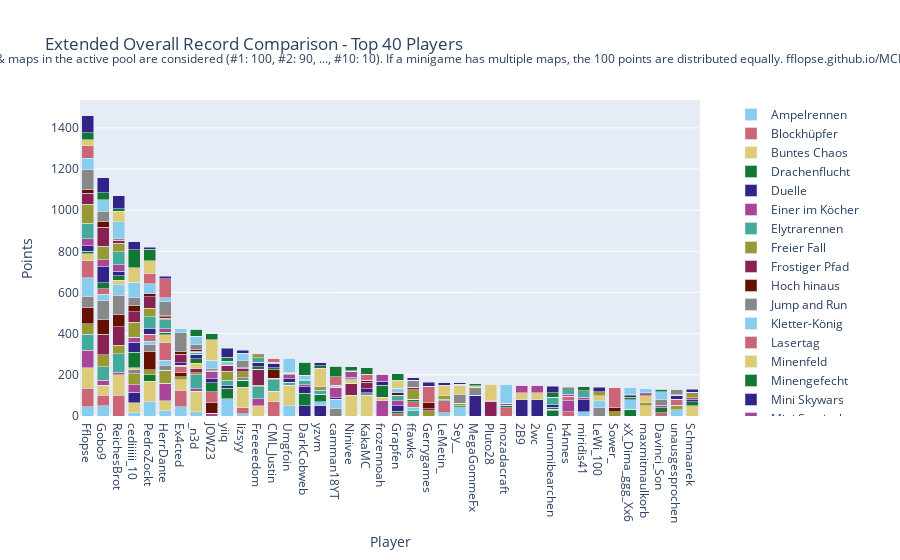

Notebook source saved alongside this figure:
### Code cell
import plotly.graph_objects as go

# Sum all columns to get the total score
outDf['Total'] = outDf.sum(axis=1)

# Sort by total score and fill N/A values with 0
outDf = outDf.sort_values(by='Total', ascending=False).fillna(0)

# Crop to top 10 players
cropDf = outDf.head(40).copy()

# Drop the 'Total' column for plotting
cropDf = cropDf.drop(columns=['Total'])

# Create a color palette
color_palette = px.colors.qualitative.Safe

# Create the stacked bar plot
fig = go.Figure()

for column in cropDf.columns.difference(['Player']):
    fig.add_trace(go.Bar(
        x=cropDf.index,
        y=cropDf[column],
        name=column,
        marker_color=color_palette[len(fig.data) % len(color_palette)]
    ))

# Update layout
fig.update_layout(
    barmode='stack',
    title='Extended Overall Record Comparison - Top 40 Players',
    xaxis=dict(title='Player'),
    yaxis=dict(title='Points'),
    #height=800,
    #width=1000,
    legend=dict(
        x=1.05,
        y=0.5,
        traceorder='normal',
        font=dict(size=12),
        bgcolor='rgba(255, 255, 255, 0)',
        bordercolor='rgba(0, 0, 0, 0)'
    ),
    margin=dict(r=200),  # Adjust right margin to make room for the legend
    annotations=[
        dict(
            x=0.5,
            y=1.1635,
            xref='paper',
            yref='paper',
            text='Max 100 points per minigame. Records #1 through #10 of games & maps in the active pool are considered (#1: 100, #2: 90, ..., #10: 10). If a minigame has multiple maps, the 100 points are distributed equally. fflopse.github.io/MCP-Records/data-analysis/global-ranking.ipynb',
            showarrow=False,
            font=dict(size=12),
            xanchor='center'
        )
    ]
)

fig.show()

# save the plot as an html file

fig.write_html('out/ext_overall_record_comparison.html')

### Figure 1 — Plotly figure (JSON) as saved in the notebook; plotly's stock layout.template omitted (floating-point values rounded to 4 significant figures)
{"data": [{"marker": {"color": "rgb(136, 204, 238)"}, "name": "Ampelrennen", "type": "bar", "x": ["Fflopse", "Gobo9", "ReichesBrot", "cediiiiii_10", "PedroZockt", "HerrDante", "Ex4cted", "_n3d", "JOW23", "yiiq", "lizsyy", "Freeeedom", "CML_Justin", "Umgfoin", "DarkCobweb", "yzvm", "camman18YT", "Ninivee", "KakaMC", "frozennoah", "Grapfen", "ffawks", "Gerrygames", "LeMetin_", "Sey__", "MegaGommeFx", "Pluto28", "mozadacraft", "2B9", "2wc", "Gummibearchen", "h4nnes", "miridis41", "LeWi_100", "Sower_", "xX_Dima_ggg_Xx6", "maxmitmaulkorb", "Davinci_Son", "unausgesprochen", "Schmaarek"], "y": [45, 50, 0, 15, 70, 25, 45, 20, 0, 0, 10, 0, 0, 50, 0, 0, 0, 0, 0, 0, 0, 0, 0, 15, 40, 0, 0, 0, 0, 0, 0, 0, 20, 0, 0, 0, 0, 0, 30, 0]}, {"marker": {"color": "rgb(204, 102, 119)"}, "name": "Blockhüpfer", "type": "bar", "x": ["Fflopse", "Gobo9", "ReichesBrot", "cediiiiii_10", "PedroZockt", "HerrDante", "Ex4cted", "_n3d", "JOW23", "yiiq", "lizsyy", "Freeeedom", "CML_Justin", "Umgfoin", "DarkCobweb", "yzvm", "camman18YT", "Ninivee", "KakaMC", "frozennoah", "Grapfen", "ffawks", "Gerrygames", "LeMetin_", "Sey__", "MegaGommeFx", "Pluto28", "mozadacraft", "2B9", "2wc", "Gummibearchen", "h4nnes", "miridis41", "LeWi_100", "Sower_", "xX_Dima_ggg_Xx6", "maxmitmaulkorb", "Davinci_Son", "unausgesprochen", "Schmaarek"], "y": [90, 50, 100, 0, 0, 0, 80, 0, 0, 0, 30, 0, 70, 0, 0, 0, 0, 0, 0, 0, 0, 0, 0, 60, 0, 0, 0, 40, 0, 0, 0, 20, 0, 0, 0, 0, 0, 0, 0, 0]}, {"marker": {"color": "rgb(221, 204, 119)"}, "name": "Buntes Chaos", "type": "bar", "x": ["Fflopse", "Gobo9", "ReichesBrot", "cediiiiii_10", "PedroZockt", "HerrDante", "Ex4cted", "_n3d", "JOW23", "yiiq", "lizsyy", "Freeeedom", "CML_Justin", "Umgfoin", "DarkCobweb", "yzvm", "camman18YT", "Ninivee", "KakaMC", "frozennoah", "Grapfen", "ffawks", "Gerrygames", "LeMetin_", "Sey__", "MegaGommeFx", "Pluto28", "mozadacraft", "2B9", "2wc", "Gummibearchen", "h4nnes", "miridis41", "LeWi_100", "Sower_", "xX_Dima_ggg_Xx6", "maxmitmaulkorb", "Davinci_Son", "unausgesprochen", "Schmaarek"], "y": [100, 50, 100, 50, 100, 50, 50, 100, 0, 0, 100, 50, 50, 100, 0, 0, 0, 100, 100, 0, 0, 0, 0, 0, 0, 0, 0, 0, 0, 0, 0, 0, 0, 0, 0, 0, 50, 0, 0, 50]}, {"marker": {"color": "rgb(17, 119, 51)"}, "name": "Drachenflucht", "type": "bar", "x": ["Fflopse", "Gobo9", "ReichesBrot", "cediiiiii_10", "PedroZockt", "HerrDante", "Ex4cted", "_n3d", "JOW23", "yiiq", "lizsyy", "Freeeedom", "CML_Justin", "Umgfoin", "DarkCobweb", "yzvm", "camman18YT", "Ninivee", "KakaMC", "frozennoah", "Grapfen", "ffawks", "Gerrygames", "LeMetin_", "Sey__", "MegaGommeFx", "Pluto28", "mozadacraft", "2B9", "2wc", "Gummibearchen", "h4nnes", "miridis41", "LeWi_100", "Sower_", "xX_Dima_ggg_Xx6", "maxmitmaulkorb", "Davinci_Son", "unausgesprochen", "Schmaarek"], "y": [0, 0, 0, 0, 30, 0, 0, 0, 0, 0, 33.33, 0, 0, 0, 0, 0, 0, 0, 0, 0, 0, 0, 0, 0, 0, 0, 0, 0, 0, 0, 26.67, 0, 0, 0, 0, 33.33, 0, 0, 0, 0]}, {"marker": {"color": "rgb(51, 34, 136)"}, "name": "Duelle", "type": "bar", "x": ["Fflopse", "Gobo9", "ReichesBrot", "cediiiiii_10", "PedroZockt", "HerrDante", "Ex4cted", "_n3d", "JOW23", "yiiq", "lizsyy", "Freeeedom", "CML_Justin", "Umgfoin", "DarkCobweb", "yzvm", "camman18YT", "Ninivee", "KakaMC", "frozennoah", "Grapfen", "ffawks", "Gerrygames", "LeMetin_", "Sey__", "MegaGommeFx", "Pluto28", "mozadacraft", "2B9", "2wc", "Gummibearchen", "h4nnes", "miridis41", "LeWi_100", "Sower_", "xX_Dima_ggg_Xx6", "maxmitmaulkorb", "Davinci_Son", "unausgesprochen", "Schmaarek"], "y": [0, 0, 0, 50, 0, 0, 0, 0, 0, 0, 0, 0, 0, 0, 50, 50, 0, 0, 0, 0, 0, 0, 0, 0, 0, 100, 0, 0, 80, 80, 0, 0, 60, 0, 0, 0, 0, 0, 0, 0]}, {"marker": {"color": "rgb(170, 68, 153)"}, "name": "Einer im Köcher", "type": "bar", "x": ["Fflopse", "Gobo9", "ReichesBrot", "cediiiiii_10", "PedroZockt", "HerrDante", "Ex4cted", "_n3d", "JOW23", "yiiq", "lizsyy", "Freeeedom", "CML_Justin", "Umgfoin", "DarkCobweb", "yzvm", "camman18YT", "Ninivee", "KakaMC", "frozennoah", "Grapfen", "ffawks", "Gerrygames", "LeMetin_", "Sey__", "MegaGommeFx", "Pluto28", "mozadacraft", "2B9", "2wc", "Gummibearchen", "h4nnes", "miridis41", "LeWi_100", "Sower_", "xX_Dima_ggg_Xx6", "maxmitmaulkorb", "Davinci_Son", "unausgesprochen", "Schmaarek"], "y": [83.33, 23.33, 13.33, 36.67, 0, 83.33, 0, 13.33, 13.33, 0, 0, 33.33, 0, 0, 0, 0, 0, 0, 0, 73.33, 0, 0, 0, 0, 0, 0, 0, 0, 0, 0, 6.667, 53.33, 0, 0, 0, 0, 0, 0, 0, 0]}, {"marker": {"color": "rgb(68, 170, 153)"}, "name": "Elytrarennen", "type": "bar", "x": ["Fflopse", "Gobo9", "ReichesBrot", "cediiiiii_10", "PedroZockt", "HerrDante", "Ex4cted", "_n3d", "JOW23", "yiiq", "lizsyy", "Freeeedom", "CML_Justin", "Umgfoin", "DarkCobweb", "yzvm", "camman18YT", "Ninivee", "KakaMC", "frozennoah", "Grapfen", "ffawks", "Gerrygames", "LeMetin_", "Sey__", "MegaGommeFx", "Pluto28", "mozadacraft", "2B9", "2wc", "Gummibearchen", "h4nnes", "miridis41", "LeWi_100", "Sower_", "xX_Dima_ggg_Xx6", "maxmitmaulkorb", "Davinci_Son", "unausgesprochen", "Schmaarek"], "y": [80, 66.67, 90, 0, 0, 0, 0, 66.67, 0, 0, 0, 60, 56.67, 13.33, 0, 0, 0, 0, 0, 0, 0, 26.67, 0, 6.667, 10, 0, 0, 0, 0, 0, 0, 0, 0, 0, 0, 0, 0, 0, 0, 0]}, {"marker": {"color": "rgb(153, 153, 51)"}, "name": "Freier Fall", "type": "bar", "x": ["Fflopse", "Gobo9", "ReichesBrot", "cediiiiii_10", "PedroZockt", "HerrDante", "Ex4cted", "_n3d", "JOW23", "yiiq", "lizsyy", "Freeeedom", "CML_Justin", "Umgfoin", "DarkCobweb", "yzvm", "camman18YT", "Ninivee", "KakaMC", "frozennoah", "Grapfen", "ffawks", "Gerrygames", "LeMetin_", "Sey__", "MegaGommeFx", "Pluto28", "mozadacraft", "2B9", "2wc", "Gummibearchen", "h4nnes", "miridis41", "LeWi_100", "Sower_", "xX_Dima_ggg_Xx6", "maxmitmaulkorb", "Davinci_Son", "unausgesprochen", "Schmaarek"], "y": [50, 57.5, 40, 52.5, 25, 65, 15, 10, 0, 0, 0, 5, 7.5, 0, 0, 0, 0, 0, 0, 0, 0, 0, 25, 17.5, 12.5, 0, 0, 0, 0, 0, 0, 0, 0, 0, 20, 0, 15, 0, 22.5, 0]}, {"marker": {"color": "rgb(136, 34, 85)"}, "name": "Frostiger Pfad", "type": "bar", "x": ["Fflopse", "Gobo9", "ReichesBrot", "cediiiiii_10", "PedroZockt", "HerrDante", "Ex4cted", "_n3d", "JOW23", "yiiq", "lizsyy", "Freeeedom", "CML_Justin", "Umgfoin", "DarkCobweb", "yzvm", "camman18YT", "Ninivee", "KakaMC", "frozennoah", "Grapfen", "ffawks", "Gerrygames", "LeMetin_", "Sey__", "MegaGommeFx", "Pluto28", "mozadacraft", "2B9", "2wc", "Gummibearchen", "h4nnes", "miridis41", "LeWi_100", "Sower_", "xX_Dima_ggg_Xx6", "maxmitmaulkorb", "Davinci_Son", "unausgesprochen", "Schmaarek"], "y": [0, 100, 90, 0, 0, 0, 0, 20, 0, 0, 0, 80, 0, 0, 0, 0, 0, 60, 0, 0, 0, 0, 0, 0, 0, 0, 70, 0, 0, 0, 0, 0, 0, 0, 0, 0, 0, 0, 0, 0]}, {"marker": {"color": "rgb(102, 17, 0)"}, "name": "Hoch hinaus", "type": "bar", "x": ["Fflopse", "Gobo9", "ReichesBrot", "cediiiiii_10", "PedroZockt", "HerrDante", "Ex4cted", "_n3d", "JOW23", "yiiq", "lizsyy", "Freeeedom", "CML_Justin", "Umgfoin", "DarkCobweb", "yzvm", "camman18YT", "Ninivee", "KakaMC", "frozennoah", "Grapfen", "ffawks", "Gerrygames", "LeMetin_", "Sey__", "MegaGommeFx", "Pluto28", "mozadacraft", "2B9", "2wc", "Gummibearchen", "h4nnes", "miridis41", "LeWi_100", "Sower_", "xX_Dima_ggg_Xx6", "maxmitmaulkorb", "Davinci_Son", "unausgesprochen", "Schmaarek"], "y": [80, 70, 60, 0, 90, 0, 20, 0, 50, 0, 0, 0, 40, 0, 0, 0, 0, 0, 0, 0, 0, 0, 0, 0, 0, 0, 0, 0, 0, 0, 0, 0, 0, 0, 0, 0, 0, 0, 0, 0]}, {"marker": {"color": "rgb(136, 136, 136)"}, "name": "Jump and Run", "type": "bar", "x": ["Fflopse", "Gobo9", "ReichesBrot", "cediiiiii_10", "PedroZockt", "HerrDante", "Ex4cted", "_n3d", "JOW23", "yiiq", "lizsyy", "Freeeedom", "CML_Justin", "Umgfoin", "DarkCobweb", "yzvm", "camman18YT", "Ninivee", "KakaMC", "frozennoah", "Grapfen", "ffawks", "Gerrygames", "LeMetin_", "Sey__", "MegaGommeFx", "Pluto28", "mozadacraft", "2B9", "2wc", "Gummibearchen", "h4nnes", "miridis41", "LeWi_100", "Sower_", "xX_Dima_ggg_Xx6", "maxmitmaulkorb", "Davinci_Son", "unausgesprochen", "Schmaarek"], "y": [53.33, 93.33, 93.33, 20, 33.33, 23.33, 0, 0, 0, 0, 13.33, 0, 0, 0, 0, 0, 36.67, 0, 13.33, 0, 0, 0, 0, 0, 40, 40, 0, 0, 0, 0, 0, 0, 0, 40, 0, 0, 0, 0, 0, 0]}, {"marker": {"color": "rgb(136, 204, 238)"}, "name": "Kletter-König", "type": "bar", "x": ["Fflopse", "Gobo9", "ReichesBrot", "cediiiiii_10", "PedroZockt", "HerrDante", "Ex4cted", "_n3d", "JOW23", "yiiq", "lizsyy", "Freeeedom", "CML_Justin", "Umgfoin", "DarkCobweb", "yzvm", "camman18YT", "Ninivee", "KakaMC", "frozennoah", "Grapfen", "ffawks", "Gerrygames", "LeMetin_", "Sey__", "MegaGommeFx", "Pluto28", "mozadacraft", "2B9", "2wc", "Gummibearchen", "h4nnes", "miridis41", "LeWi_100", "Sower_", "xX_Dima_ggg_Xx6", "maxmitmaulkorb", "Davinci_Son", "unausgesprochen", "Schmaarek"], "y": [90, 30, 50, 0, 15, 25, 0, 0, 0, 85, 0, 0, 0, 0, 0, 20, 45, 0, 0, 0, 0, 15, 0, 0, 0, 0, 0, 0, 0, 0, 0, 0, 0, 35, 0, 45, 0, 0, 0, 0]}, {"marker": {"color": "rgb(204, 102, 119)"}, "name": "Lasertag", "type": "bar", "x": ["Fflopse", "Gobo9", "ReichesBrot", "cediiiiii_10", "PedroZockt", "HerrDante", "Ex4cted", "_n3d", "JOW23", "yiiq", "lizsyy", "Freeeedom", "CML_Justin", "Umgfoin", "DarkCobweb", "yzvm", "camman18YT", "Ninivee", "KakaMC", "frozennoah", "Grapfen", "ffawks", "Gerrygames", "LeMetin_", "Sey__", "MegaGommeFx", "Pluto28", "mozadacraft", "2B9", "2wc", "Gummibearchen", "h4nnes", "miridis41", "LeWi_100", "Sower_", "xX_Dima_ggg_Xx6", "maxmitmaulkorb", "Davinci_Son", "unausgesprochen", "Schmaarek"], "y": [83.33, 26.67, 0, 0, 33.33, 83.33, 30, 0, 53.33, 0, 0, 0, 0, 0, 0, 0, 0, 0, 0, 0, 10, 26.67, 0, 0, 0, 0, 0, 0, 0, 0, 0, 23.33, 0, 0, 0, 0, 0, 16.67, 30, 0]}, {"marker": {"color": "rgb(221, 204, 119)"}, "name": "Minenfeld", "type": "bar", "x": ["Fflopse", "Gobo9", "ReichesBrot", "cediiiiii_10", "PedroZockt", "HerrDante", "Ex4cted", "_n3d", "JOW23", "yiiq", "lizsyy", "Freeeedom", "CML_Justin", "Umgfoin", "DarkCobweb", "yzvm", "camman18YT", "Ninivee", "KakaMC", "frozennoah", "Grapfen", "ffawks", "Gerrygames", "LeMetin_", "Sey__", "MegaGommeFx", "Pluto28", "mozadacraft", "2B9", "2wc", "Gummibearchen", "h4nnes", "miridis41", "LeWi_100", "Sower_", "xX_Dima_ggg_Xx6", "maxmitmaulkorb", "Davinci_Son", "unausgesprochen", "Schmaarek"], "y": [33.33, 0, 23.33, 10, 0, 40, 6.667, 26.67, 0, 0, 0, 0, 0, 0, 0, 0, 0, 20, 0, 16.67, 0, 0, 0, 46.67, 43.33, 6.667, 0, 0, 33.33, 33.33, 0, 0, 0, 23.33, 0, 0, 33.33, 0, 0, 0]}, {"marker": {"color": "rgb(17, 119, 51)"}, "name": "Minengefecht", "type": "bar", "x": ["Fflopse", "Gobo9", "ReichesBrot", "cediiiiii_10", "PedroZockt", "HerrDante", "Ex4cted", "_n3d", "JOW23", "yiiq", "lizsyy", "Freeeedom", "CML_Justin", "Umgfoin", "DarkCobweb", "yzvm", "camman18YT", "Ninivee", "KakaMC", "frozennoah", "Grapfen", "ffawks", "Gerrygames", "LeMetin_", "Sey__", "MegaGommeFx", "Pluto28", "mozadacraft", "2B9", "2wc", "Gummibearchen", "h4nnes", "miridis41", "LeWi_100", "Sower_", "xX_Dima_ggg_Xx6", "maxmitmaulkorb", "Davinci_Son", "unausgesprochen", "Schmaarek"], "y": [12.5, 30, 22.5, 75, 0, 12.5, 0, 22.5, 45, 50, 0, 10, 10, 0, 60, 35, 0, 0, 0, 60, 12.5, 12.5, 0, 0, 0, 12.5, 0, 12.5, 0, 0, 10, 0, 0, 0, 0, 12.5, 0, 22.5, 0, 20]}, {"marker": {"color": "rgb(51, 34, 136)"}, "name": "Mini Skywars", "type": "bar", "x": ["Fflopse", "Gobo9", "ReichesBrot", "cediiiiii_10", "PedroZockt", "HerrDante", "Ex4cted", "_n3d", "JOW23", "yiiq", "lizsyy", "Freeeedom", "CML_Justin", "Umgfoin", "DarkCobweb", "yzvm", "camman18YT", "Ninivee", "KakaMC", "frozennoah", "Grapfen", "ffawks", "Gerrygames", "LeMetin_", "Sey__", "MegaGommeFx", "Pluto28", "mozadacraft", "2B9", "2wc", "Gummibearchen", "h4nnes", "miridis41", "LeWi_100", "Sower_", "xX_Dima_ggg_Xx6", "maxmitmaulkorb", "Davinci_Son", "unausgesprochen", "Schmaarek"], "y": [26, 78, 20, 50, 28, 0, 12, 20, 20, 12, 0, 22, 20, 18, 32, 0, 8, 8, 20, 20, 28, 0, 0, 0, 0, 0, 0, 0, 0, 0, 12, 0, 0, 0, 0, 8, 0, 0, 18, 8]}, {"marker": {"color": "rgb(170, 68, 153)"}, "name": "Mini Survivalgames", "type": "bar", "x": ["Fflopse", "Gobo9", "ReichesBrot", "cediiiiii_10", "PedroZockt", "HerrDante", "Ex4cted", "_n3d", "JOW23", "yiiq", "lizsyy", "Freeeedom", "CML_Justin", "Umgfoin", "DarkCobweb", "yzvm", "camman18YT", "Ninivee", "KakaMC", "frozennoah", "Grapfen", "ffawks", "Gerrygames", "LeMetin_", "Sey__", "MegaGommeFx", "Pluto28", "mozadacraft", "2B9", "2wc", "Gummibearchen", "h4nnes", "miridis41", "LeWi_100", "Sower_", "xX_Dima_ggg_Xx6", "maxmitmaulkorb", "Davinci_Son", "unausgesprochen", "Schmaarek"], "y": [33.33, 33.33, 33.33, 23.33, 0, 16.67, 0, 0, 33.33, 0, 0, 0, 0, 20, 10, 0, 50, 30, 0, 33.33, 23.33, 0, 0, 0, 0, 0, 0, 10, 33.33, 33.33, 0, 10, 10, 0, 0, 0, 10, 10, 0, 10]}, {"marker": {"color": "rgb(68, 170, 153)"}, "name": "Paintball", "type": "bar", "x": ["Fflopse", "Gobo9", "ReichesBrot", "cediiiiii_10", "PedroZockt", "HerrDante", "Ex4cted", "_n3d", "JOW23", "yiiq", "lizsyy", "Freeeedom", "CML_Justin", "Umgfoin", "DarkCobweb", "yzvm", "camman18YT", "Ninivee", "KakaMC", "frozennoah", "Grapfen", "ffawks", "Gerrygames", "LeMetin_", "Sey__", "MegaGommeFx", "Pluto28", "mozadacraft", "2B9", "2wc", "Gummibearchen", "h4nnes", "miridis41", "LeWi_100", "Sower_", "xX_Dima_ggg_Xx6", "maxmitmaulkorb", "Davinci_Son", "unausgesprochen", "Schmaarek"], "y": [76.67, 0, 63.33, 0, 56.67, 43.33, 0, 10, 0, 26.67, 0, 23.33, 0, 0, 20, 20, 0, 0, 0, 0, 26.67, 0, 0, 0, 0, 0, 0, 0, 0, 0, 33.33, 26.67, 26.67, 0, 0, 0, 0, 0, 0, 0]}, {"marker": {"color": "rgb(153, 153, 51)"}, "name": "Pferderennen", "type": "bar", "x": ["Fflopse", "Gobo9", "ReichesBrot", "cediiiiii_10", "PedroZockt", "HerrDante", "Ex4cted", "_n3d", "JOW23", "yiiq", "lizsyy", "Freeeedom", "CML_Justin", "Umgfoin", "DarkCobweb", "yzvm", "camman18YT", "Ninivee", "KakaMC", "frozennoah", "Grapfen", "ffawks", "Gerrygames", "LeMetin_", "Sey__", "MegaGommeFx", "Pluto28", "mozadacraft", "2B9", "2wc", "Gummibearchen", "h4nnes", "miridis41", "LeWi_100", "Sower_", "xX_Dima_ggg_Xx6", "maxmitmaulkorb", "Davinci_Son", "unausgesprochen", "Schmaarek"], "y": [91.67, 66.67, 40, 73.33, 43.33, 6.667, 0, 0, 0, 45, 28.33, 15, 0, 6.667, 0, 13.33, 0, 0, 0, 0, 0, 46.67, 0, 0, 3.333, 0, 0, 0, 0, 0, 0, 0, 0, 20, 0, 0, 0, 0, 0, 20]}, {"marker": {"color": "rgb(136, 34, 85)"}, "name": "Replika", "type": "bar", "x": ["Fflopse", "Gobo9", "ReichesBrot", "cediiiiii_10", "PedroZockt", "HerrDante", "Ex4cted", "_n3d", "JOW23", "yiiq", "lizsyy", "Freeeedom", "CML_Justin", "Umgfoin", "DarkCobweb", "yzvm", "camman18YT", "Ninivee", "KakaMC", "frozennoah", "Grapfen", "ffawks", "Gerrygames", "LeMetin_", "Sey__", "MegaGommeFx", "Pluto28", "mozadacraft", "2B9", "2wc", "Gummibearchen", "h4nnes", "miridis41", "LeWi_100", "Sower_", "xX_Dima_ggg_Xx6", "maxmitmaulkorb", "Davinci_Son", "unausgesprochen", "Schmaarek"], "y": [54.17, 90.78, 12.62, 50.19, 56.02, 7.961, 41.84, 5.534, 2.524, 27.57, 17.28, 3.981, 3.301, 0, 1.65, 0, 4.854, 0, 31.07, 0.7767, 1.068, 11.65, 11.17, 0.1942, 0, 0.1942, 2.33, 0, 0, 0, 1.748, 0, 0, 0, 0, 0, 0, 0.2913, 0.1942, 0]}, {"marker": {"color": "rgb(102, 17, 0)"}, "name": "Sammelwahn", "type": "bar", "x": ["Fflopse", "Gobo9", "ReichesBrot", "cediiiiii_10", "PedroZockt", "HerrDante", "Ex4cted", "_n3d", "JOW23", "yiiq", "lizsyy", "Freeeedom", "CML_Justin", "Umgfoin", "DarkCobweb", "yzvm", "camman18YT", "Ninivee", "KakaMC", "frozennoah", "Grapfen", "ffawks", "Gerrygames", "LeMetin_", "Sey__", "MegaGommeFx", "Pluto28", "mozadacraft", "2B9", "2wc", "Gummibearchen", "h4nnes", "miridis41", "LeWi_100", "Sower_", "xX_Dima_ggg_Xx6", "maxmitmaulkorb", "Davinci_Son", "unausgesprochen", "Schmaarek"], "y": [19.07, 29.07, 2.791, 30, 12.79, 6.977, 14.42, 6.977, 2.326, 0, 3.953, 0.4651, 3.721, 5.349, 3.721, 3.023, 5.116, 1.628, 9.535, 2.326, 12.56, 1.628, 27.21, 3.721, 5.349, 0, 2.093, 0, 2.326, 2.326, 0, 4.186, 6.512, 0, 20.23, 3.953, 4.186, 3.023, 2.558, 6.977]}, {"marker": {"color": "rgb(136, 136, 136)"}, "name": "Schießstand", "type": "bar", "x": ["Fflopse", "Gobo9", "ReichesBrot", "cediiiiii_10", "PedroZockt", "HerrDante", "Ex4cted", "_n3d", "JOW23", "yiiq", "lizsyy", "Freeeedom", "CML_Justin", "Umgfoin", "DarkCobweb", "yzvm", "camman18YT", "Ninivee", "KakaMC", "frozennoah", "Grapfen", "ffawks", "Gerrygames", "LeMetin_", "Sey__", "MegaGommeFx", "Pluto28", "mozadacraft", "2B9", "2wc", "Gummibearchen", "h4nnes", "miridis41", "LeWi_100", "Sower_", "xX_Dima_ggg_Xx6", "maxmitmaulkorb", "Davinci_Son", "unausgesprochen", "Schmaarek"], "y": [96.67, 50, 10, 40, 0, 66.67, 90, 26.67, 10, 0, 33.33, 0, 0, 0, 0, 0, 0, 0, 0, 0, 0, 33.33, 0, 0, 0, 0, 0, 0, 0, 0, 0, 6.667, 0, 0, 0, 0, 0, 30, 26.67, 0]}, {"marker": {"color": "rgb(136, 204, 238)"}, "name": "Spleef", "type": "bar", "x": ["Fflopse", "Gobo9", "ReichesBrot", "cediiiiii_10", "PedroZockt", "HerrDante", "Ex4cted", "_n3d", "JOW23", "yiiq", "lizsyy", "Freeeedom", "CML_Justin", "Umgfoin", "DarkCobweb", "yzvm", "camman18YT", "Ninivee", "KakaMC", "frozennoah", "Grapfen", "ffawks", "Gerrygames", "LeMetin_", "Sey__", "MegaGommeFx", "Pluto28", "mozadacraft", "2B9", "2wc", "Gummibearchen", "h4nnes", "miridis41", "LeWi_100", "Sower_", "xX_Dima_ggg_Xx6", "maxmitmaulkorb", "Davinci_Son", "unausgesprochen", "Schmaarek"], "y": [55, 55, 80, 75, 50, 20, 20, 40, 40, 20, 35, 0, 0, 65, 20, 0, 0, 0, 0, 0, 20, 0, 0, 0, 0, 0, 0, 90, 0, 0, 0, 0, 0, 0, 0, 35, 20, 35, 0, 0]}, {"marker": {"color": "rgb(204, 102, 119)"}, "name": "Todeswürfel", "type": "bar", "x": ["Fflopse", "Gobo9", "ReichesBrot", "cediiiiii_10", "PedroZockt", "HerrDante", "Ex4cted", "_n3d", "JOW23", "yiiq", "lizsyy", "Freeeedom", "CML_Justin", "Umgfoin", "DarkCobweb", "yzvm", "camman18YT", "Ninivee", "KakaMC", "frozennoah", "Grapfen", "ffawks", "Gerrygames", "LeMetin_", "Sey__", "MegaGommeFx", "Pluto28", "mozadacraft", "2B9", "2wc", "Gummibearchen", "h4nnes", "miridis41", "LeWi_100", "Sower_", "xX_Dima_ggg_Xx6", "maxmitmaulkorb", "Davinci_Son", "unausgesprochen", "Schmaarek"], "y": [60, 0, 0, 0, 50, 90, 0, 0, 0, 0, 0, 0, 20, 0, 0, 0, 40, 0, 30, 0, 0, 0, 80, 0, 0, 0, 0, 0, 0, 0, 0, 0, 0, 0, 100, 0, 0, 0, 0, 0]}, {"marker": {"color": "rgb(221, 204, 119)"}, "name": "Waffenfolge", "type": "bar", "x": ["Fflopse", "Gobo9", "ReichesBrot", "cediiiiii_10", "PedroZockt", "HerrDante", "Ex4cted", "_n3d", "JOW23", "yiiq", "lizsyy", "Freeeedom", "CML_Justin", "Umgfoin", "DarkCobweb", "yzvm", "camman18YT", "Ninivee", "KakaMC", "frozennoah", "Grapfen", "ffawks", "Gerrygames", "LeMetin_", "Sey__", "MegaGommeFx", "Pluto28", "mozadacraft", "2B9", "2wc", "Gummibearchen", "h4nnes", "miridis41", "LeWi_100", "Sower_", "xX_Dima_ggg_Xx6", "maxmitmaulkorb", "Davinci_Son", "unausgesprochen", "Schmaarek"], "y": [30, 0, 50, 70, 60, 0, 0, 0, 100, 0, 0, 0, 0, 0, 0, 90, 0, 0, 0, 0, 40, 0, 0, 0, 0, 0, 80, 0, 0, 0, 0, 0, 0, 0, 0, 0, 0, 0, 0, 0]}, {"marker": {"color": "rgb(17, 119, 51)"}, "name": "Walls", "type": "bar", "x": ["Fflopse", "Gobo9", "ReichesBrot", "cediiiiii_10", "PedroZockt", "HerrDante", "Ex4cted", "_n3d", "JOW23", "yiiq", "lizsyy", "Freeeedom", "CML_Justin", "Umgfoin", "DarkCobweb", "yzvm", "camman18YT", "Ninivee", "KakaMC", "frozennoah", "Grapfen", "ffawks", "Gerrygames", "LeMetin_", "Sey__", "MegaGommeFx", "Pluto28", "mozadacraft", "2B9", "2wc", "Gummibearchen", "h4nnes", "miridis41", "LeWi_100", "Sower_", "xX_Dima_ggg_Xx6", "maxmitmaulkorb", "Davinci_Son", "unausgesprochen", "Schmaarek"], "y": [33.33, 33.33, 13.33, 86.67, 56.67, 0, 0, 33.33, 30, 20, 0, 0, 0, 0, 63.33, 13.33, 53.33, 20, 30, 0, 30, 0, 0, 0, 0, 0, 0, 0, 0, 0, 23.33, 0, 20, 0, 0, 0, 0, 13.33, 0, 0]}, {"marker": {"color": "rgb(51, 34, 136)"}, "name": "Wettrennen", "type": "bar", "x": ["Fflopse", "Gobo9", "ReichesBrot", "cediiiiii_10", "PedroZockt", "HerrDante", "Ex4cted", "_n3d", "JOW23", "yiiq", "lizsyy", "Freeeedom", "CML_Justin", "Umgfoin", "DarkCobweb", "yzvm", "camman18YT", "Ninivee", "KakaMC", "frozennoah", "Grapfen", "ffawks", "Gerrygames", "LeMetin_", "Sey__", "MegaGommeFx", "Pluto28", "mozadacraft", "2B9", "2wc", "Gummibearchen", "h4nnes", "miridis41", "LeWi_100", "Sower_", "xX_Dima_ggg_Xx6", "maxmitmaulkorb", "Davinci_Son", "unausgesprochen", "Schmaarek"], "y": [82, 74, 62, 40, 10, 14, 0, 0, 0, 42, 14, 0, 0, 0, 0, 14, 0, 0, 0, 0, 0, 12, 20, 12, 6, 0, 0, 0, 0, 0, 32, 0, 0, 22, 0, 0, 0, 0, 0, 14]}], "layout": {"annotations": [{"font": {"size": 12}, "showarrow": false, "text": "Max 100 points per minigame. Records #1 through #10 of games & maps in the active pool are considered (#1: 100, #2: 90, ..., #10: 10). If a minigame has multiple maps, the 100 points are distributed equally. fflopse.github.io/MCP-Records/data-analysis/global-ranking.ipynb", "x": 0.5, "xanchor": "center", "xref": "paper", "y": 1.163, "yref": "paper"}], "barmode": "stack", "legend": {"bgcolor": "rgba(255, 255, 255, 0)", "bordercolor": "rgba(0, 0, 0, 0)", "font": {"size": 12}, "traceorder": "normal", "x": 1.05, "y": 0.5}, "margin": {"r": 200}, "title": {"text": "Extended Overall Record Comparison - Top 40 Players"}, "xaxis": {"title": {"text": "Player"}}, "yaxis": {"title": {"text": "Points"}}}}
